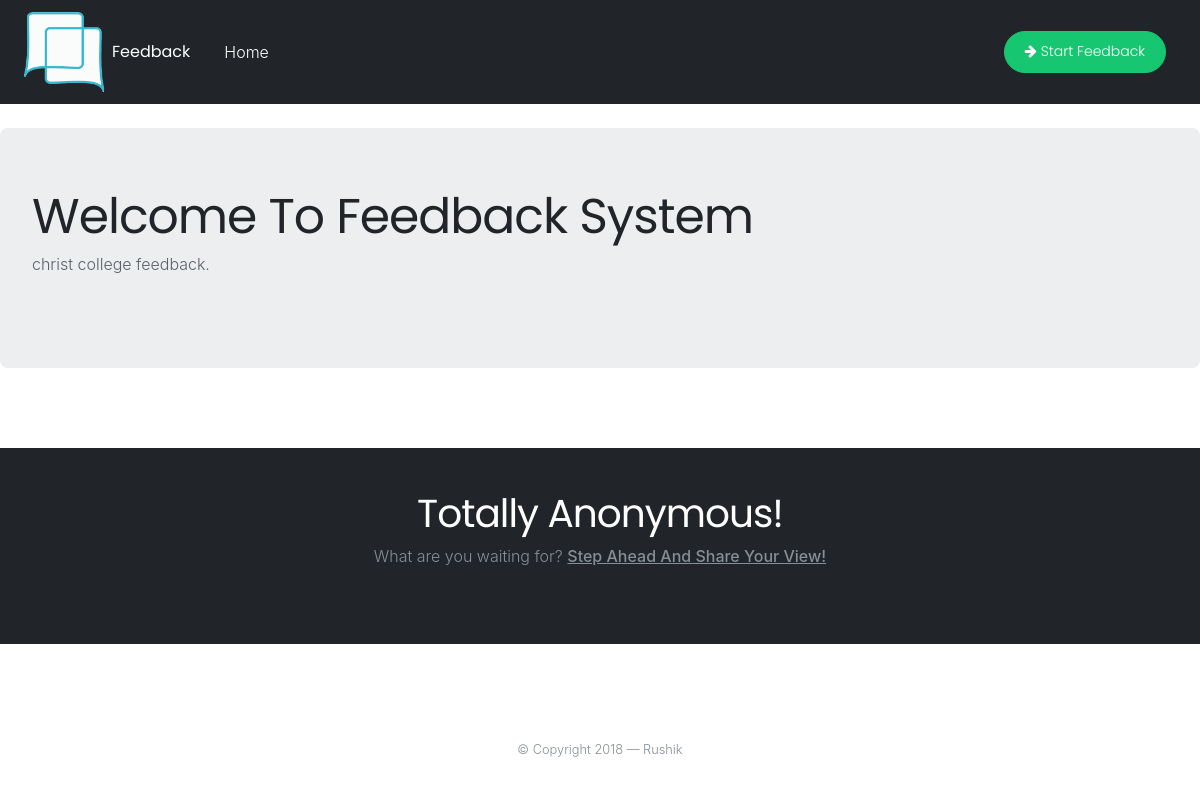
The page / on the database its author committed.
### tables this page shows
CREATE TABLE IF NOT EXISTS `site_settings` (
  `settings_id` int(11) NOT NULL AUTO_INCREMENT,
  `settings_key` varchar(255) DEFAULT NULL,
  `settings_value` text,
  `created_at` int(11) DEFAULT NULL,
  `updated_at` int(11) DEFAULT NULL,
  PRIMARY KEY (`settings_id`),
  UNIQUE KEY `settings_key` (`settings_key`)
);

### application/core/SiteController.php (called while the page is built, shortened)
<?php
class SiteController extends CI_Controller
{
    public $pageData = array();
    public function __construct()
    {
        $this->load->model('CommonModel');
        $site_settings = $this->CommonModel->getRecord('site_settings');
        $this->pageData['site_settings'] = $site_settings->result_array();
    }
    public function render($the_view = null, $template = 'main')
    {
        if ($the_view) {
            if ($template) {
                $this->pageData['page_content'] = $this->load->view($the_view, $this->pageData, TRUE);
                $this->load->view('template/' . $template, $this->pageData);
            } else {
                $this->load->view($the_view, $this->pageData);
            }
        } else {
            exit("View Not Found");
        }
    }
}

### application/controllers/Home.php (called while the page is built, shortened)
<?php
class Home extends SiteController
{
    public function __construct()
    {
        parent::__construct();
    }
    public function index()
    {
        $this->render('home');
    }
}
?>

### index.php (called while the page is built, shortened)
<?php
require_once BASEPATH.'core/CodeIgniter.php';

### application/models/CommonModel.php (called while the page is built, shortened)
<?php
class CommonModel extends CI_Model
{
    public function getRecord($table, $where=NULL, $select='*', $limit=FALSE,$offset=0)
    {
    	$this->db->from($table);
    	$this->db->select($select);
    	return $this->db->get();
    }
}

### application/views/home.php (the view, shortened to what this page needs)
<div id="fronthome_heading">
    <?= $site_settings[0]['settings_value']; ?>
</div>

### application/views/template/footer.php (shortened to what this page needs)
<footer id="fronthome_footer">
    <?= $site_settings[1]['settings_value']; ?>
</footer>

### rows shown on the page
site_settings: settings_value "Welcome To Feedback System christ college feedback."
site_settings: settings_value "Totally Anonymous! What are you waiting for? Step Ahead And Share Your View! © Copyright 2018 — Rushik"
